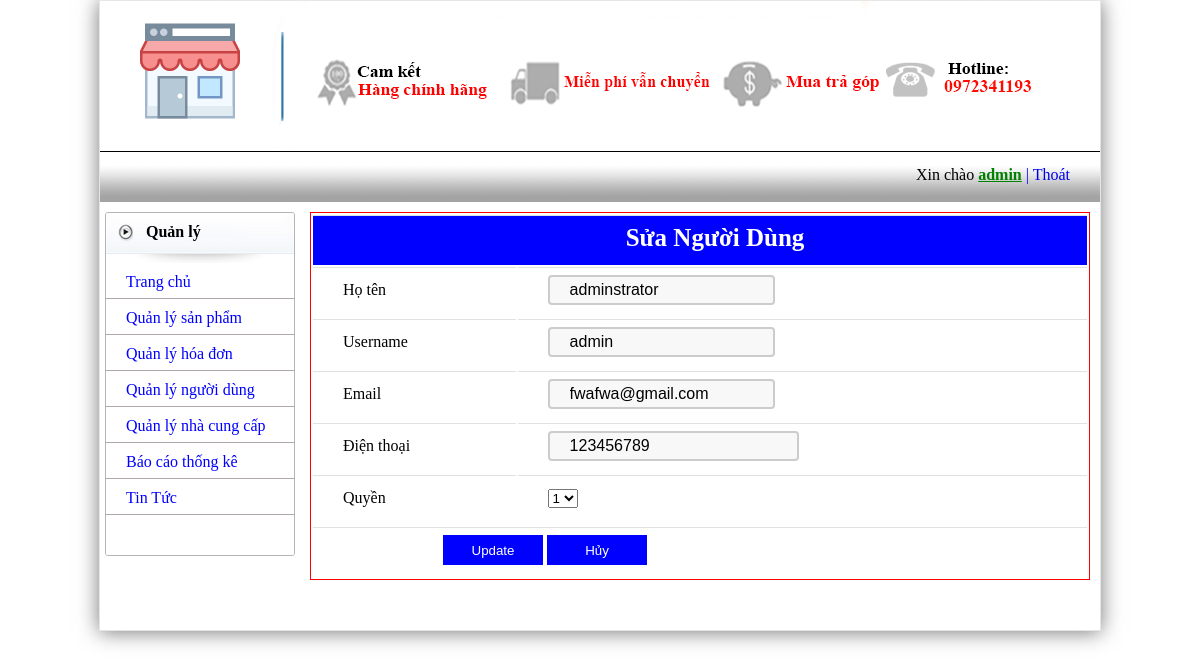
Screenshot of /admin/admin.php?admin=suand&idnd=6 (signed in) with the database file from the repository.
### tables this page shows
CREATE TABLE `nguoidung` (
  `idnd` int(11) NOT NULL,
  `tennd` varchar(255) NOT NULL,
  `username` varchar(50) NOT NULL,
  `password` varchar(50) NOT NULL,
  `ngaysinh` date NOT NULL,
  `gioitinh` varchar(10) NOT NULL,
  `email` varchar(255) NOT NULL,
  `dienthoai` int(11) NOT NULL,
  `diachi` varchar(255) NOT NULL,
  `ngaydangky` date NOT NULL,
  `phanquyen` int(11) NOT NULL
);

### admin/sua_nguoidung.php (the view, shortened to what this page needs)
<link rel="stylesheet" href="css/them_sanpham.css">
<?php
		$idnd=$_GET['idnd'];
        $sql="select * from nguoidung where idnd='".$_GET['idnd']."'";
         $rows=$link->query($sql);
         $row=mysqli_fetch_array($rows);
?>
<form action="update_nguoidung.php?idnd=<?php echo $idnd;?>" method="post" name="frm" onsubmit="return kiemtra()" enctype="multipart/form-data">
	<table>
			<tr class="tieude_themsp">
				<td colspan=2>Sửa Người Dùng </td>
			</tr>
    		<tr>
            	<td>Họ tên</td><td><input style="width: 40%;
  height: 30px;
  padding: 12px 20px;
  box-sizing: border-box;
  border: 2px solid #ccc;
  border-radius: 4px;
  background-color: #f8f8f8;
  font-size: 16px;
  resize: none;" type="text" name="tennd" value="<?php echo $row['tennd'] ?>"/></td>
            </tr>
			<tr>
            	<td>Username</td><td><input style="width: 40%;
  height: 30px;
  padding: 12px 20px;
  box-sizing: border-box;
  border: 2px solid #ccc;
  border-radius: 4px;
  background-color: #f8f8f8;
  font-size: 16px;
  resize: none;" type="text" name="user"  value="<?php echo $row['username'] ?>"/></td>
            </tr>
			<tr>
            	<td>Email</td><td><input style="width: 40%;
  height: 30px;
  padding: 12px 20px;
  box-sizing: border-box;
  border: 2px solid #ccc;
  border-radius: 4px;
  background-color: #f8f8f8;
  font-size: 16px;
  resize: none;" type="text" name="email"  value="<?php echo $row['email'] ?>"/></td>
            </tr>
			<tr>
            	<td>Điện thoại</td><td><input style="
  height: 30px;
  padding: 12px 20px;
  box-sizing: border-box;
  border: 2px solid #ccc;
  border-radius: 4px;
  background-color: #f8f8f8;
  font-size: 16px;
  resize: none;" type="text" name="dienthoai"  value="<?php echo $row['dienthoai'] ?>"/></td>
            </tr>
			<tr>
            	<td>Quyền</td><td>
					<select name="phanquyen">
								<option value="1" selected="selected"> 1 </option>
					</select>
				</td>
            </tr>
            <tr>
                <td colspan=2 class="input"> <input type="submit" name="update" value="Update" />
                <input type="reset" name="" value="Hủy" /></td>
            </tr>
        </table>
</form>

### admin/css/index.css (style rules this page uses)
* { margin:0; padding:0; }
table { margin: 0; padding: 0; text-indent:0; }
body { font-family:tahoma; }

### admin/css/them_sanpham.css (style rules this page uses)
tr td { border-top:1px solid #e1e1e1; width:30px; padding-bottom:5px; width:100px; text-indent:30px; height:50px; }
tr.tieude_themsp td { background:blue; color:white; text-align:center; font-size:25px; font-weight:bold;padding-top:none; }
tr td.input { padding-left:100px; }
tr td.input input { width:100px; height:30px; cursor:pointer; border:none; background:blue; color:white; }

### rows the page displays
nguoidung: tennd "adminstrator", user "admin", email "fwafwa@gmail.com", dienthoai "123456789"

### other values shown
$_SESSION['username'] "admin"
